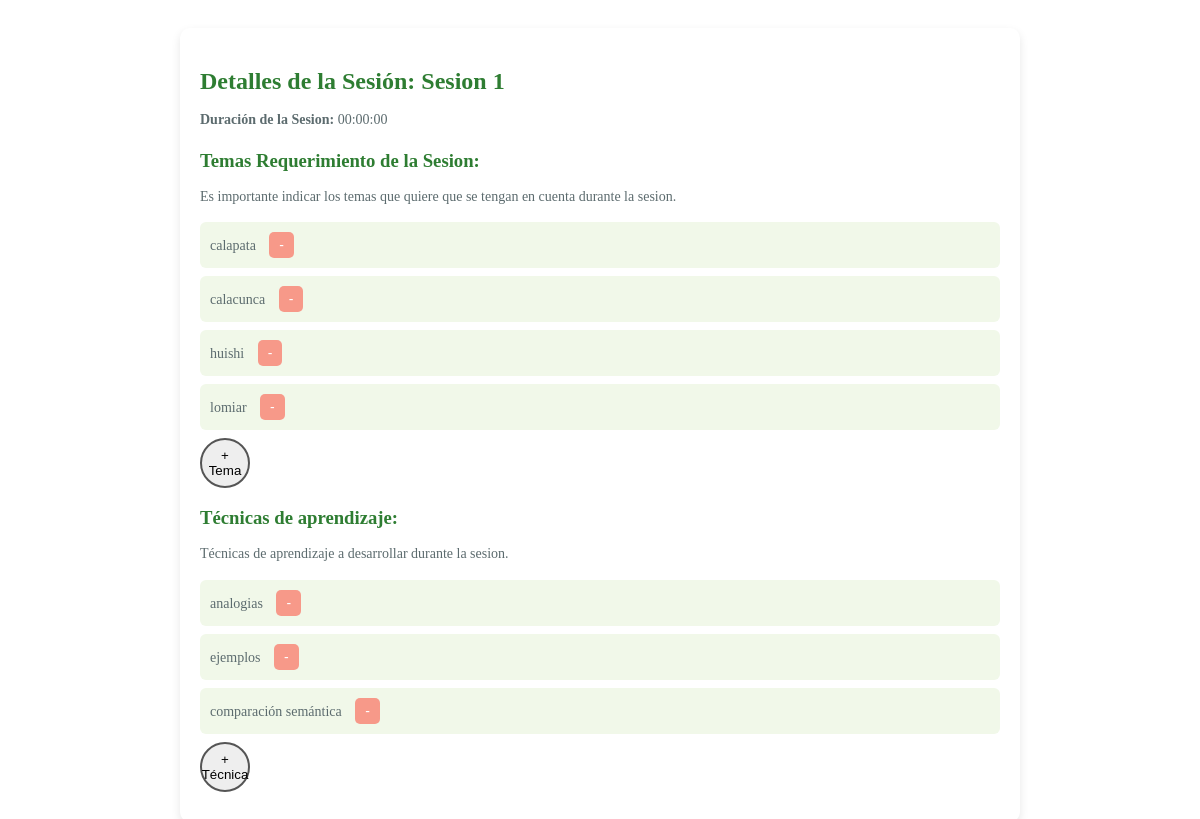
/sesion/sesion_conf/1/, run on the app's committed database.
### sesion/models.py (models this page shows, shortened)
class Session(models.Model):
    idsession = models.AutoField(primary_key=True)
    duration = models.DurationField()
    user = models.ForeignKey(CustomUser, on_delete=models.CASCADE)
    nombre = models.CharField(max_length=255 ,default= f"Sesion {id}")

class Topic(models.Model):
    idTopic = models.AutoField(primary_key=True)
    name = models.CharField(max_length=255)
    description_default = models.TextField(blank=True, null=True)

class LearningTechnique(models.Model):
    idtechnique = models.AutoField(primary_key=True)
    name = models.CharField(max_length=255)
    description_default = models.TextField(blank=True, null=True)

### sesion/viewsTemplates.py (the view)
# urls.py: path('sesion_conf/<int:id>/', viewsTemplates.session_detail_view, name='session_detail'),
@xframe_options_exempt
def session_detail_view(request, id):
    session = get_object_or_404(Session, idsession=id)
    serializer = SessionSerializer(session)
    return render(request, 'sesion/session_detail.html', {'session': serializer.data})

### sesion/serializers.py (called while the page is built)
    def get_tecnicas_recomendadas_a_usar_sesion(self, obj):
        tecnicas = RecommendedTechniques.objects.filter(session=obj)
        return RecommendedTechniquesSerializer(tecnicas, many=True).data

    def get_lista_requerimientos(self, obj):
        lista_requerimientos = TopicsRequirement.objects.filter(session=obj)
        return TopicsRequirementSerializer(lista_requerimientos, many=True).data

### templates/sesion/session_detail.html (shortened to what this page needs)
<!DOCTYPE html>
<html lang="en">
<head>
    {% load static %}
    <link rel="stylesheet" href="{% static 'css/sesionconfbase.css' %}">
</head>
<body>
<div class="session-container">
    <h2>Detalles de la Sesión: {{ session.nombre }}</h2>
    <p><strong>Duración de la Sesion:</strong> {{ session.duration }}</p>
    <h3>Temas Requerimiento de la Sesion:</h3>
    <p>Es importante indicar los temas que quiere que se tengan en cuenta durante la sesion.</p>
    <ul id="topics-list">
        {% for requerimiento in session.lista_requerimientos %}
            <li>
                <span>{{ requerimiento.topic_d.name }}</span>
                <button class="delete-btn" data-id="{{ requerimiento.id }}">-</button>
            </li>
        {% empty %}
            <p class="no-items">No hay requerimientos para esta sesión.</p>
        {% endfor %}
    </ul>
    <button class="circle-btn" id="add-topic-btn">+ Tema</button>
    <h3>Técnicas de aprendizaje: </h3>
    <p>Técnicas de aprendizaje a desarrollar durante la sesion.</p>
    <ul id="techniques-list">
        {% for tecnica in session.tecnicas_recomendadas_a_usar_sesion %}
            <li>{{ tecnica.technique_d.name }}
                <button class="delete-btn" data-id="{{ tecnica.id }}">-</button>
            </li>
        {% empty %}
            <p class="no-items">No hay técnicas recomendadas para esta sesión.</p>
        {% endfor %}
    </ul>
    <button class="circle-btn" id="add-technique-btn">+ Técnica</button>
</div>
</body>
</html>

### static/css/sesionconfbase.css (style rules this page uses)
body { padding: 20px; display: flex; justify-content: center; align-items: flex-start; }
.session-container { width: 100%; max-width: 800px; background-color: #ffffff; border-radius: 10px; box-shadow: 0 4px 10px rgba(0, 0, 0, 0.1); padding: 20px; color: #388e3c; }
h2, h3 { color: #2e7d32; margin-bottom: 10px; font-weight: 600; }
p, li { font-size: 14px; line-height: 1.6; color: #5c6b6e; }
ul { list-style: none; padding: 0; margin: 0; }
li { background-color: #f1f8e9; padding: 10px; margin-bottom: 8px; border-radius: 6px; transition: background-color 0.3s ease; }
.circle-btn { width: 50px; height: 50px; border-radius: 50%; display: flex; justify-content: center; align-items: center; border: 2px solid #555; background-color: #eee; cursor: pointer; margin-bottom: 10px; }
.delete-btn { background-color: #ff110069; color: white; border: none; cursor: pointer; font-size: 14px; margin-left: 10px; padding: 5px 10px; border-radius: 5px; }

### data on the page
Session: nombre "Sesion 1"
Topic: topic_d.name "calapata"
Topic: topic_d.name "calacunca"
Topic: topic_d.name "huishi"
Topic: topic_d.name "lomiar"
LearningTechnique: technique_d.name "analogias"
LearningTechnique: technique_d.name "ejemplos"
LearningTechnique: technique_d.name "comparación semántica"

### other printed values
{{ session.duration }} "00:00:00"
